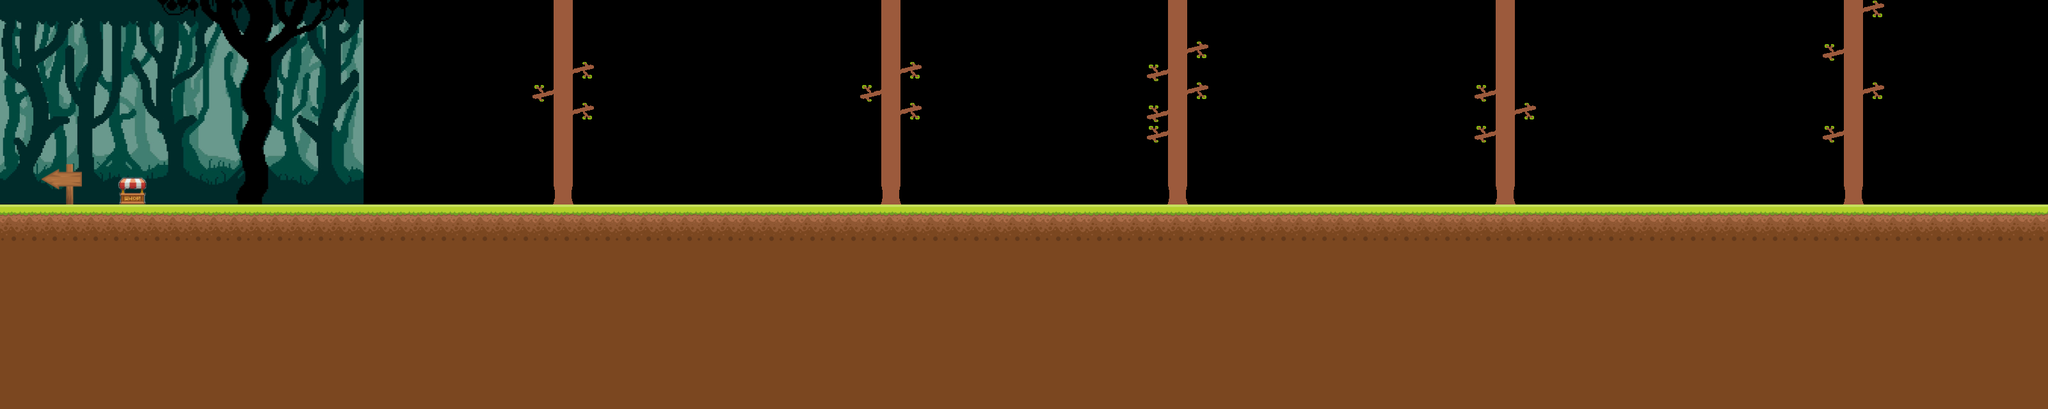

A 2D game scene composited from a Tiled map and its tileset images. What follows is a short description and the map's XML, with each tile layer's data collapsed to a summary:
An orthogonal 100x20 tile map with 32x32 px tiles, 3 tile layers (mundo, arboles, colisiones), 10 tilesets, 2 image layers and 28 objects (11x agarre, 8x soldado, 5x canibal, spawn, spawn2, ...).

<map version="1.10" tiledversion="1.11.2" orientation="orthogonal" renderorder="left-up" width="100" height="20" tilewidth="32" tileheight="32" infinite="0" nextlayerid="12" nextobjectid="32">
 <tileset firstgid="1" source="../Nivel 2/grassblock.tsx" />
 <tileset firstgid="5" source="../Nivel 2/Tileset beach.tsx" />
 <tileset firstgid="261" source="../Nivel 2/dirtblock.tsx" />
 <tileset firstgid="277" source="señal izq.tsx" />
 <tileset firstgid="281" source="../Nivel 2/tronco rama der.tsx" />
 <tileset firstgid="282" source="../Nivel 2/tronco arbol v2.tsx" />
 <tileset firstgid="283" source="../Nivel 2/tronco arbol v3.tsx" />
 <tileset firstgid="284" source="../Nivel 2/tronco rama izq.tsx" />
 <tileset firstgid="285" source="../Nivel 2/Rama derecha.tsx" />
 <tileset firstgid="286" source="../Nivel 2/Rama izquierda.tsx" />
 <imagelayer id="7" name="background" repeatx="1">
  <image source="background forest (2).jpg" width="569" height="320" />
 </imagelayer>
 <layer id="1" name="mundo" width="100" height="20">
  <data>[2000 cells, 904 non-empty, 6 distinct tile ids]</data>
 </layer>
 <imagelayer id="8" name="tienda" offsetx="158" offsety="249">
  <image source="tienda (2).png" width="96" height="96" />
 </imagelayer>
 <layer id="10" name="arboles" width="100" height="20">
  <data>[2000 cells, 68 non-empty, 6 distinct tile ids]</data>
 </layer>
 <layer id="6" name="colisiones" width="100" height="20">
  <data>[2000 cells, 120 non-empty, 2 distinct tile ids]</data>
 </layer>
 <objectgroup id="11" name="ramas de agarre">
  <object id="20" name="agarre" x="2913.17" y="128" width="35.6667" height="27" />
  <object id="21" name="agarre" x="2846.67" y="196.25" width="35.6667" height="27" />
  <object id="22" name="agarre" x="2368.17" y="161.5" width="35.6667" height="27" />
  <object id="23" name="agarre" x="2300.17" y="195" width="35.6667" height="27" />
  <object id="24" name="agarre" x="1790.67" y="195.5" width="35.6667" height="27" />
  <object id="25" name="agarre" x="1792.17" y="161" width="35.6667" height="27" />
  <object id="26" name="agarre" x="1854.17" y="128" width="35.6667" height="27" />
  <object id="27" name="agarre" x="1406.83" y="160.833" width="35.6667" height="27" />
  <object id="28" name="agarre" x="1344.5" y="132.5" width="35.6667" height="27" />
  <object id="29" name="agarre" x="895.5" y="161.167" width="35.6667" height="27" />
  <object id="30" name="agarre" x="830.5" y="132.833" width="35.6667" height="27" />
 </objectgroup>
 <objectgroup id="2" name="spawn jugador">
  <object id="1" name="spawn" x="3078.67" y="232" width="33.3333" height="28" />
  <object id="31" name="spawn2" x="3031.17" y="225.833" width="27" height="23" />
 </objectgroup>
 <objectgroup id="3" name="spawn canibales">
  <object id="4" name="canibal" x="2600" y="235" width="32" height="27" />
  <object id="8" name="canibal" x="2053" y="232.5" width="32" height="27" />
  <object id="9" name="canibal" x="1655" y="233.5" width="32" height="27" />
  <object id="10" name="canibal" x="1562" y="233.5" width="32" height="27" />
  <object id="11" name="canibal" x="1476" y="228.5" width="32" height="27" />
 </objectgroup>
 <objectgroup id="9" name="tienda_object">
  <object id="19" name="tienda" x="184" y="277.5" width="46.75" height="42.25" />
 </objectgroup>
 <objectgroup id="4" name="spawn soldados">
  <object id="5" name="soldado" x="2532" y="238" width="34" height="28" />
  <object id="6" name="soldado" x="2203" y="224" width="34" height="28" />
  <object id="7" name="soldado" x="2114" y="226" width="34" height="28" />
  <object id="14" name="soldado" x="1413.67" y="226" width="34" height="28" />
  <object id="15" name="soldado" x="1081.67" y="228.667" width="34" height="28" />
  <object id="16" name="soldado" x="1005.67" y="224.667" width="34" height="28" />
  <object id="17" name="soldado" x="925.667" y="224.667" width="34" height="28" />
  <object id="18" name="soldado" x="832.333" y="227.333" width="34" height="28" />
 </objectgroup>
 <objectgroup id="5" name="fin del nivel">
  <object id="2" x="64" y="253.333" width="68.6667" height="65.3333" />
 </objectgroup>
</map>
